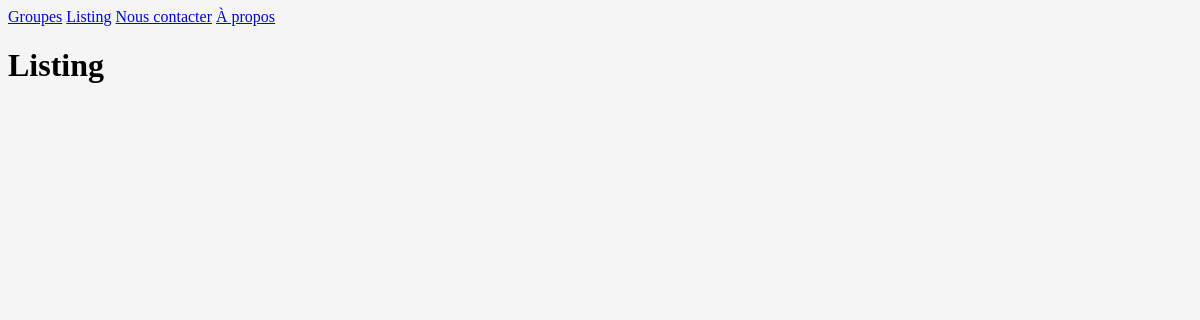
/listings_band/2/, run on an earlier commit of the app's database.
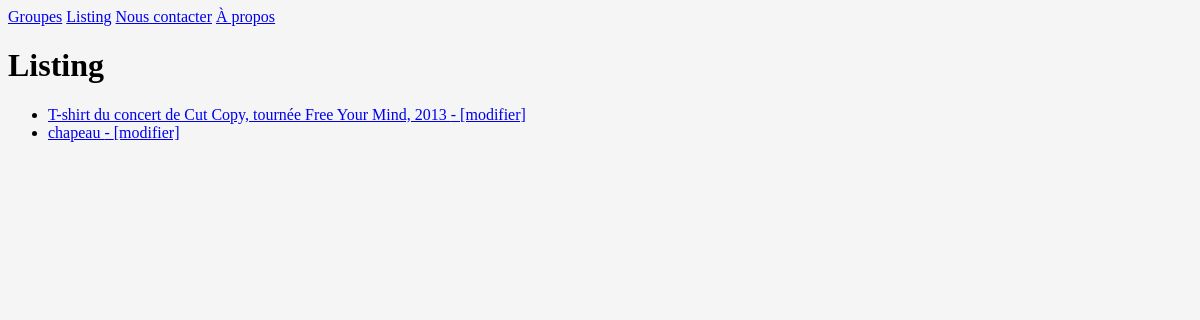
And on a later commit of the database.
### listings/models.py (models this page shows)
class Listing(models.Model):
    class Type(models.TextChoices):
        RECORDS = 'RC'
        CLOTHING = 'CL'
        POSTER = 'PO'
        MISCELLANEOUS = 'MI'
    title = models.fields.CharField(max_length=100)
    description = models.fields.CharField(max_length=1000, default='')
    sold = models.fields.BooleanField(default=False)
    year = models.fields.IntegerField(
    validators=[MinValueValidator(1000), MaxValueValidator(2021)], default=1000)
    type = models.fields.CharField(choices=Type.choices, max_length=5, default='MI')
    band = models.ForeignKey(Band, null=True, on_delete=models.SET_NULL)

### listings/views.py (the view)
# urls.py: path('listings_band/<int:id>/', views.listing_list_band, name='listing-list-band'),
def listing_list_band(request, id):
    get_object_or_404(Band, pk=id)
    band = Band.objects.get(pk=id)
    return render(request,'listings/listing_list_band.html',{'band': band})

### listings/templates/listings/listing_list_band.html
{% extends 'listings/base.html' %}
{% block content %}
<h1>Listing</h1>
<ul>
    {% for listing in band.listing_set.all %}
        <li><a href="{% url 'listing-detail' listing.id %}">{{ listing.title }}
            - <a href="{% url 'listing-change' listing.id %}">[modifier]</a></a></li>
    {% endfor %}
</ul>
{% endblock %}

What changed in the data, as far as the page shows it:
now on this page (row edited): Listing: title "T-shirt du concert de Cut Copy, tournée Free Your Mind, 2013"
added Listing: title "chapeau"
